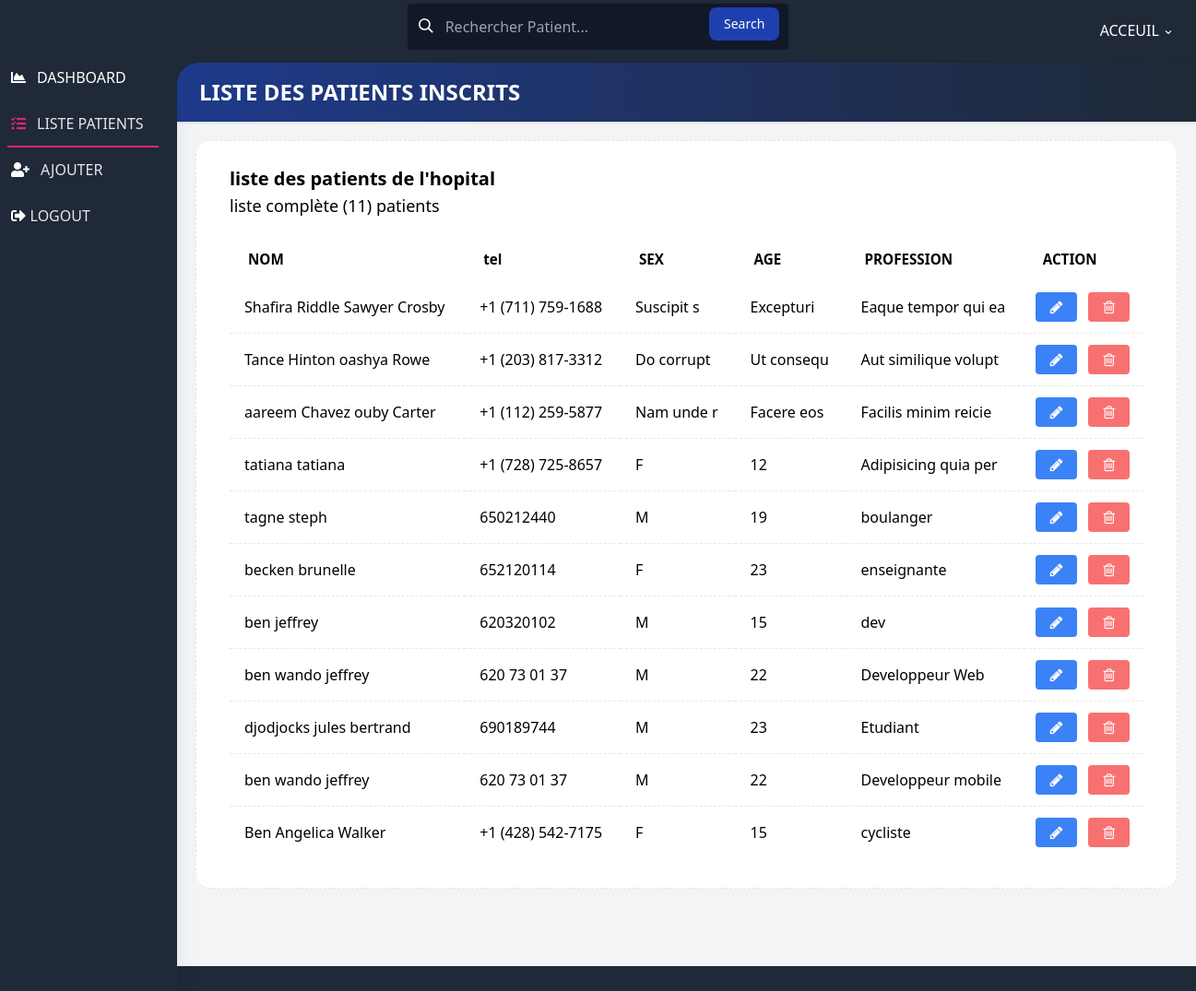
Page /acceuil/liste.php (signed in) on the committed database.
### tables this page shows
CREATE TABLE `patient` (
  `p_id` int(11) NOT NULL,
  `nom` varchar(30) NOT NULL,
  `prenom` varchar(30) NOT NULL,
  `sex` varchar(10) NOT NULL,
  `quartier` varchar(30) NOT NULL,
  `profession` varchar(30) NOT NULL,
  `tel` varchar(20) NOT NULL,
  `SM` varchar(30) NOT NULL,
  `religion` varchar(30) NOT NULL,
  `DOB` varchar(20) NOT NULL,
  `POB` varchar(100) NOT NULL,
  `age` varchar(10) NOT NULL,
  `assurance` varchar(100) NOT NULL,
  `code` varchar(8) NOT NULL,
  `date` date NOT NULL DEFAULT current_timestamp(),
  `heure` time NOT NULL DEFAULT current_timestamp()
);

### acceuil/liste.php (the view, shortened to what this page needs)
<?php
include './../conn.php';
$sql = "select * from patient order by p_id desc";
    $result = mysqli_query($conn, $sql);
    $t_p = mysqli_num_rows($result);
?>
<!DOCTYPE html>
<html lang="en">
<head>
    <link rel="stylesheet" href="https://use.fontawesome.com/releases/v5.3.1/css/all.css">
    <link rel="stylesheet" href="https://unpkg.com/tailwindcss@2.2.19/dist/tailwind.min.css"/>
    <script src="https://cdn.tailwindcss.com"></script>
    <link rel="stylesheet" href="https://cdnjs.cloudflare.com/ajax/libs/font-awesome/4.7.0/css/font-awesome.min.css">
</head>
<body class="bg-gray-800 font-sans leading-normal tracking-normal mt-12">
<header>
    <nav aria-label="menu nav" class="bg-gray-800 pt-2 md:pt-1 pb-1 px-1 mt-0 h-auto fixed w-full z-20 top-0">
        <div class="flex flex-wrap items-center">
            <div class="flex flex-1 md:w-1/3 justify-center md:justify-start text-white px-2">
                <span class="relative w-full">
                    <form action="search.php" method="post">
                        <input aria-label="search" name="word" type="search" id="search" placeholder="Rechercher Patient..." class="w-full bg-gray-900 text-white transition border border-transparent focus:outline-none focus:border-gray-400 rounded py-3 px-2 pl-10 appearance-none leading-normal">
                        <button type="submit" class="text-white absolute end-2.5 bottom-2.5 bg-blue-800 hover:bg-blue-700 focus:ring-4 focus:outline-none focus:ring-blue-300 font-medium rounded-lg text-sm px-4 py-2 dark:bg-blue-600 dark:hover:bg-blue-700 dark:focus:ring-blue-800">Search</button>
                    </form>
                    <div class="absolute search-icon" style="top: 1rem; left: .8rem;">
                        <svg class="fill-current pointer-events-none text-white w-4 h-4" xmlns="http://www.w3.org/2000/svg" viewBox="0 0 20 20">
                            <path d="M12.9 14.32a8 8 0 1 1 1.41-1.41l5.35 5.33-1.42 1.42-5.33-5.34zM8 14A6 6 0 1 0 8 2a6 6 0 0 0 0 12z"></path>
                        </svg>
                    </div>
                </span>
            </div>
            <div class="flex w-full pt-2 content-center justify-between md:w-1/3 md:justify-end">
                <ul class="list-reset flex justify-between flex-1 md:flex-none items-center">
                    <li class="flex-1 md:flex-none md:mr-3">
                        <div class="relative inline-block">
                            <button onclick="toggleDD('myDropdown')" class="drop-button text-white py-2 px-2"> <span class="pr-2"><i class="em em-robot_face"></i></span> ACCEUIL <svg class="h-3 fill-current inline" xmlns="http://www.w3.org/2000/svg" viewBox="0 0 20 20">
                                <path d="M9.293 12.95l.707.707L15.657 8l-1.414-1.414L10 10.828 5.757 6.586 4.343 8z" /></svg></button>
                        </div>
                    </li>
                </ul>
            </div>
        </div>
    </nav>
</header>
<main>
    <div class="flex flex-col md:flex-row">
        <nav aria-label="alternative nav">
            <div class="bg-gray-800 shadow-xl h-20 fixed bottom-0 mt-12 md:relative md:h-screen z-10 w-full md:w-48 content-center">
                <div class="md:mt-12 md:w-48 md:fixed md:left-0 md:top-0 content-center md:content-start text-left justify-between">
                    <ul class="list-reset flex flex-row md:flex-col pt-3 md:py-3 px-1 md:px-2 text-center md:text-left">
                        <li class="mr-3 flex-1">
                            <a href="./" class="block py-1 md:py-3 pl-1 align-middle text-white no-underline hover:text-white border-b-2 border-gray-800 hover:border-blue-500">
                                <i class="fas fa-chart-area pr-0 md:pr-3"></i><span class="pb-1 md:pb-0 text-xs md:text-base text-white md:text-white block md:inline-block">DASHBOARD</span>
                            </a>
                        </li>
                        <li class="mr-3 flex-1">
                            <a href="./liste.php" class="block py-1 md:py-3 pl-1 align-middle text-white no-underline hover:text-white border-b-2 border-pink-600">
                                <i class="fas fa-tasks pr-0 md:pr-3 text-pink-600"></i><span class="pb-1 md:pb-0 text-xs md:text-base text-gray-400 md:text-gray-200 block md:inline-block">LISTE PATIENTS</span>
                            </a>
                        </li>
                        <li class="mr-3 flex-1">
                            <a href="./ajouter.php" class="block py-1 md:py-3 pl-1 align-middle text-white no-underline hover:text-white border-b-2 border-gray-800 hover:border-green-500">
                                <i class="fas fa-user-plus fa-inverse pr-0 md:pr-3"></i><span class="pb-1 md:pb-0 text-xs md:text-base text-gray-400 md:text-gray-200 block md:inline-block">AJOUTER</span>
                            </a>
                        </li>
                        <li class="mr-3 flex-1">
                            <a onclick="return logout();" href="./../logout.php" class="block py-1 md:py-3 pl-0 md:pl-1 align-middle text-white no-underline hover:text-white border-b-2 border-gray-800 hover:border-red-500">
                                <i class="fas fa-sign-out-alt fa-fw pr-0 md:pr-3"></i><span class="pb-1 md:pb-0 text-xs md:text-base text-gray-400 md:text-gray-200 block md:inline-block">LOGOUT</span>
                            </a>
                        </li>
                    </ul>
                </div>
            </div>
        </nav>
        <section class="w-full">
            <div id="main" class="main-content w-full flex-1 bg-gray-100 mt-12 md:mt-2 pb-24 md:pb-5">
                <div class="bg-gray-800 pt-3">
                    <div class="rounded-tl-3xl bg-gradient-to-r from-blue-900 to-gray-800 p-4 shadow text-2xl text-white">
                        <h1 class="font-bold pl-2">LISTE DES PATIENTS INSCRITS</h1>
                    </div>
                </div>
                <div class="flex flex-wrap -mx-3 mb-5">
                    <div class="w-full max-w-full px-3 mb-6  mx-auto">
                        <div class="relative flex-[1_auto] flex flex-col break-words min-w-0 bg-clip-border rounded-[.95rem] bg-white m-5">
                        <div class="relative flex flex-col min-w-0 break-words border border-dashed bg-clip-border rounded-2xl border-stone-200 bg-light/30">
                            <div class="px-9 pt-5 flex justify-between items-stretch flex-wrap min-h-[70px] pb-0 bg-transparent">
                            <h3 class="flex flex-col items-start justify-center m-2 ml-0 font-medium text-xl/tight text-dark">
                                <span class="mr-3 font-semibold text-dark">liste des patients de l'hopital</span>
                                <span class="mt-1 font-medium text-secondary-dark text-lg/normal">liste complète (<?=$t_p?>) patients</span>
                            </h3>
                            </div>
                            <div class="flex-auto block py-8 pt-6 px-9">
                            <div class="overflow-x-auto">
                                <table class="w-full my-0 align-middle text-dark border-neutral-200">
                                <thead class="align-bottom">
                                    <tr class="font-semibold text-[0.95rem] text-secondary-dark">
                                    <th class="text-left pl-5 pb-3 min-w-[170px]">NOM</th>
                                    <th class="text-left pl-5 pb-3 min-w-[100px]">tel</th>
                                    <th class="text-left pl-5 pb-3 min-w-[100px]">SEX</th>
                                    <th class="text-left pl-5 pb-3 min-w-[100px]">AGE</th>
                                    <th class="text-left pl-5 pb-3 pr-12 min-w-[100px]">PROFESSION</th>
                                    <th class="text-left pl-5 pb-3 min-w-[50px]">ACTION</th>
                                    </tr>
                                </thead>
                                <tbody>
                                    <?php while($p = mysqli_fetch_assoc($result)){
                                    echo '<tr class="border-b border-dashed last:border-b-0">';
                                    echo '<td class="px-4 py-3 whitespace-nowrap"><a href="patient.php?id='.$p['p_id'].'">'.$p['nom'].' '.$p['prenom'].'</a></td>';
                                    echo '<td class="px-4 py-3 whitespace-nowrap"><a href="patient.php?id='.$p['p_id'].'">'.$p['tel'].'</a></td>';
                                    echo '<td class="px-4 py-3 whitespace-nowrap"><a href="patient.php?id='.$p['p_id'].'">'.$p['sex'] .'</a></td>';
                                    echo '<td class="px-4 py-3 whitespace-nowrap"><a href="patient.php?id='.$p['p_id'].'">'.$p['age'] .'</a></td>';
                                    echo '<td class="px-4 py-3 whitespace-nowrap"><a href="patient.php?id='.$p['p_id'].'">'.$p['profession'] .'</a></td>';
                                    echo '<td class="px-3 py-3 whitespace-nowrap">';
                                    echo '<a class="color-blue-200" href="modifier.php?mod='.$p['p_id'].'"><button class="bg-blue-500 text-white font-bold mr-3 py-1 px-4 rounded"><i class="fa fa-pencil" aria-hidden="true"></i></button></a>';
                                    echo '<a onclick="return del();" class="color-blue-200" href="delete.php?what=patient&p_id='.$p['p_id'].'"><button class="bg-red-400 text-white font-bold py-1 px-4 rounded"><i class="fa fa-trash-o" aria-hidden="true"></i></button></a>';
                                    echo '</td></tr>';
                                    }
                                    ?>
                                </tbody>
                                </table>
                            </div>
                            </div>
                        </div>
                        </div>
                    </div>
                </div>
            </div>
        </section>
    </div>
</main>
</body>
</html>

### rows in the picture
patient: nom "Shafira Riddle", prenom "Sawyer Crosby", tel "+1 (711) 759-1688", sex "Suscipit s", age "Excepturi", profession "Eaque tempor qui ea"
patient: nom "Tance Hinton", prenom "oashya Rowe", tel "+1 (203) 817-3312", sex "Do corrupt", age "Ut consequ", profession "Aut similique volupt"
patient: nom "aareem Chavez", prenom "ouby Carter", tel "+1 (112) 259-5877", sex "Nam unde r", age "Facere eos", profession "Facilis minim reicie"
patient: nom "tatiana", prenom "tatiana", tel "+1 (728) 725-8657", sex "F", age "12", profession "Adipisicing quia per"
patient: nom "tagne", prenom "steph", tel "650212440", sex "M", age "19", profession "boulanger"
patient: nom "becken", prenom "brunelle", tel "652120114", sex "F", age "23", profession "enseignante"
patient: nom "ben", prenom "jeffrey", tel "620320102", sex "M", age "15", profession "dev"
patient: nom "ben wando", prenom "jeffrey", tel "620 73 01 37", sex "M", age "22", profession "Developpeur Web"
patient: nom "djodjocks", prenom "jules bertrand", tel "690189744", sex "M", age "23", profession "Etudiant"
patient: nom "ben wando", prenom "jeffrey", tel "620 73 01 37", sex "M", age "22", profession "Developpeur mobile"
patient: nom "Ben", prenom "Angelica Walker", tel "+1 (428) 542-7175", sex "F", age "15", profession "cycliste"

### other values in the picture
$t_p "11"
